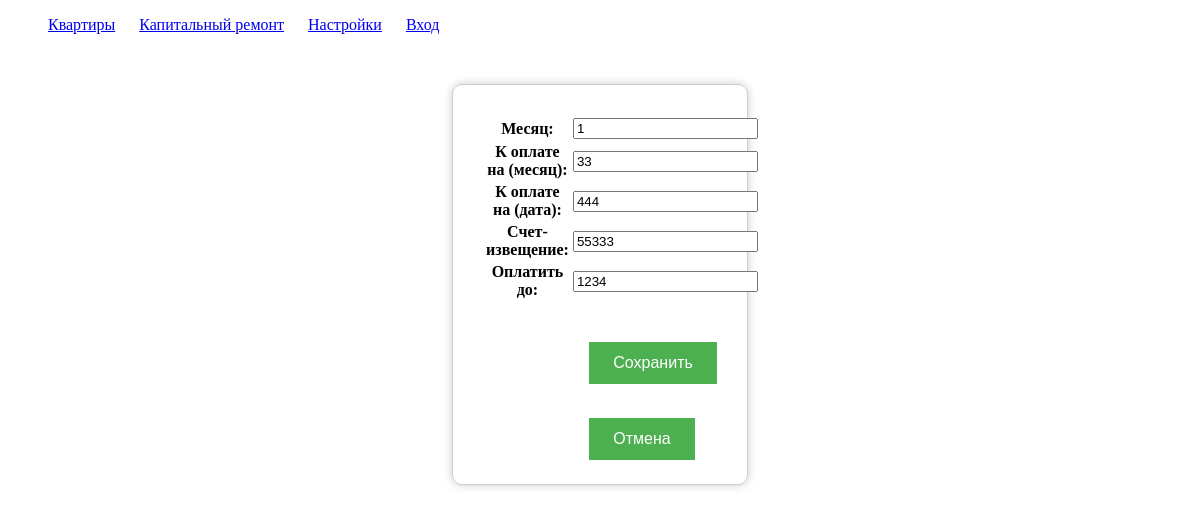
Page /settings on the earlier database version.
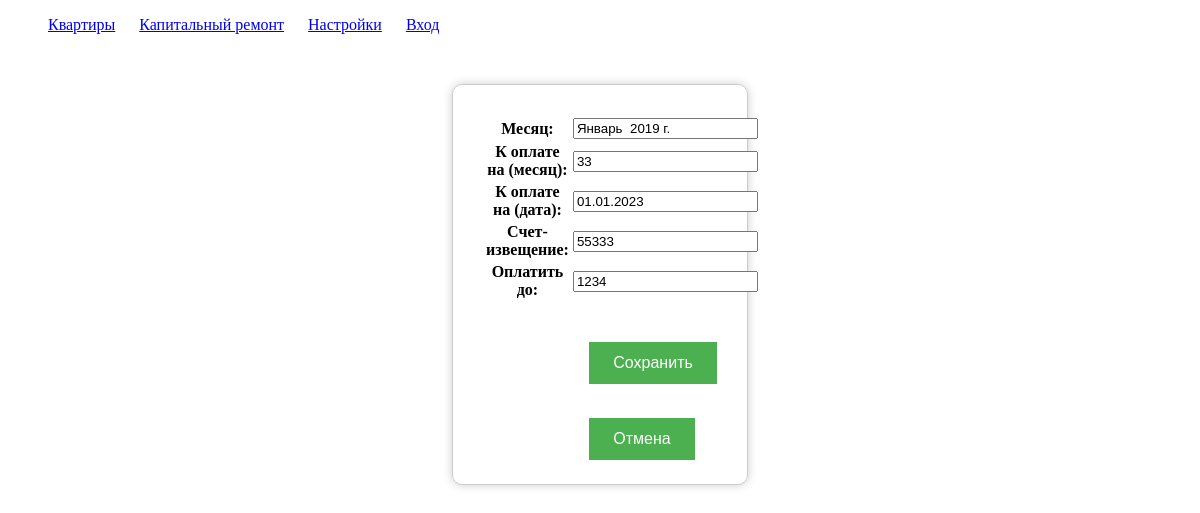
Same page on the later database version.
### main/models.py (models this page shows)
class Settings(models.Model):
    month_name = models.CharField(max_length=200)
    month_to_pay = models.CharField(max_length=200)
    month_to_date = models.CharField(max_length=200)
    bill = models.CharField(max_length=200)
    pay_up_to = models.CharField(max_length=200)

### main/views.py (the view, shortened to what this page needs)
# urls.py: path('settings', views.settings, name='settings'),
def settings(request):
    form = SettingsForm(instance=Settings.objects.get(id=1))
    context = {
        'form': form,
    }
    return render(request, 'main/settings_form.html', context)

### main/forms.py
class SettingsForm(forms.ModelForm):
    class Meta:
        model = Settings
        fields = ['month_name', 'month_to_pay', 'month_to_date', 'bill', 'pay_up_to']
        labels = {
            'month_name': 'Месяц', 'month_to_pay': 'К оплате на (месяц)', 'month_to_date': 'К оплате на (дата)',
            'bill': 'Счет-извещение', 'pay_up_to': 'Оплатить до'
        }

### main/templates/main/settings_form.html (shortened to what this page needs)
{% extends 'main/base.html' %}
{% block content %}
<div class="container d-flex justify-content-center mt-5" style="width: 25%;">
    <div class="col mt-5">
        <form action="" method="post">
            <table class="table">
                {{form.as_table}}
            </table>
            <div class="container d-flex justify-content-center" style="width: 10%;">
                <input type="submit" class="btn btn-primary btn-lg" value="Сохранить" style="margin-right: 30px; margin-top: 30px;">
                <input type="submit" class="btn btn-danger btn-lg" style="margin-top: 30px;" onclick="window.location='{% url 'index' %}'; return false;" value="Отмена">
            </div>
        </form>
    </div>
</div>
{% endblock %}

Differences in the rows shown:
changed Settings: month_name "1" → "Январь 2019 г."; month_to_date "444" → "01.01.2023"
